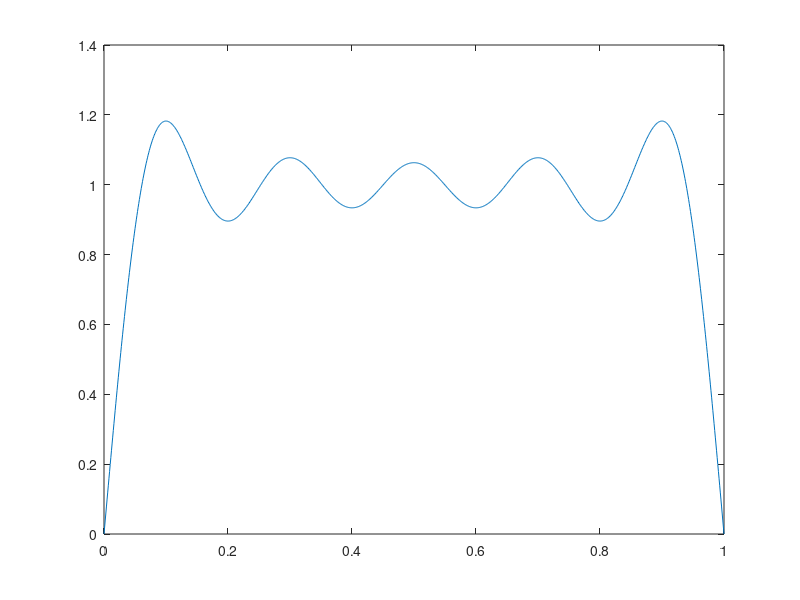

Here is the MATLAB script that generated this plot:
%% Brandon M Bell - MAE 3501 - Homework 18

N = linspace(0,10,1000);

bN=zeros(10,1);
for i = 1:10

bN(i) = (2/(pi*i))*(1-cos(i*pi));

end

xL = linspace(0,1,1000);

f1 = bN(1)*sin(1*pi*xL);
f3 = bN(3)*sin(3*pi*xL);
f5 = bN(5)*sin(5*pi*xL);
f7 = bN(7)*sin(7*pi*xL);
f9 = bN(9)*sin(9*pi*xL);

f = f1 + f3 + f5 + f7 + f9;

plot(xL,f)